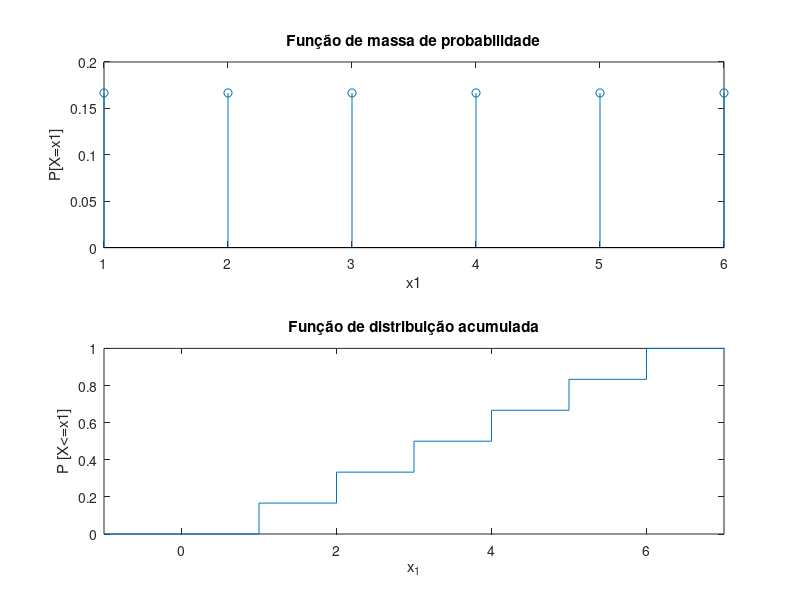

The MATLAB source for this figure:
%%Ex 01, guião 3

faces=6;
x=1:faces
p=ones(1,faces)/faces
subplot(2,1,1);
stem(x,p),title("Função de massa de probabilidade"),xlabel("x1"),ylabel("P[X=x1]")
y=cumsum([0 p 0])
subplot(2,1,2)
stairs([-1 x 8],y), ylim([0 1]), xlim([-1 7]), title("Função de distribuição acumulada"), xlabel("x_1"),ylabel("P [X<=x1]")